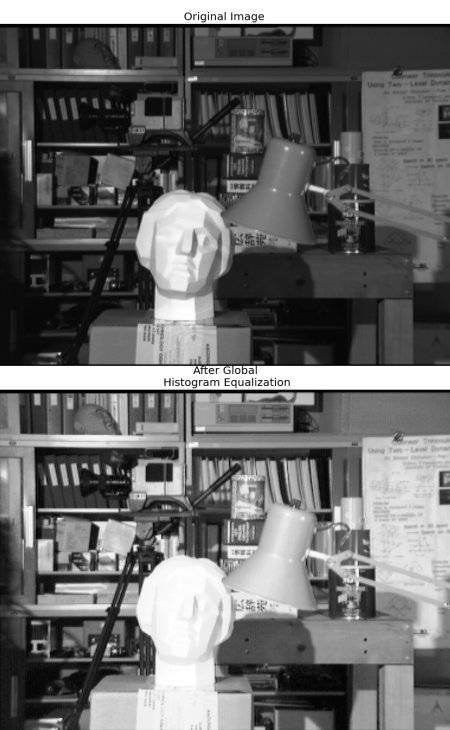
#> input picture clahe_1.jpg, 450 x 730 px
$ python GammaCorrection.py --image clahe_1.jpg
#> lines starting #> are read from the running program, lines starting #| are printed output that depends on the picture
from __future__ import print_function
import numpy as np
import argparse
import cv2
# RunCommandCmd : python GammaCorrection.py --image cup.jpg


def adjust_gamma(image, gamma=1.0):
	# build a lookup table mapping the pixel values [0, 255] to
	# their adjusted gamma values
	invGamma = 1.0 / gamma
	table = np.array([((i / 255.0) ** invGamma) * 255
		for i in np.arange(0, 256)]).astype("uint8")

	# apply gamma correction using the lookup table
	return cv2.LUT(image, table)
    # construct the argument parse and parse the arguments
ap = argparse.ArgumentParser()
ap.add_argument("-i", "--image", required=True,
	help="path to input image")
args = vars(ap.parse_args())

# load the original image
original = cv2.imread(args["image"])
#> original is the input picture: shape (730, 450, 3); min 0, max 255, mean 107.8
# loop over various values of gamma
for gamma in np.arange(0.0, 3.5, 0.5):
	# ignore when gamma is 1 (there will be no change to the image)
	if gamma == 1:
		continue

	# apply gamma correction and show the images
    # Keep on pressing space for various values of Gamma images
	gamma = gamma if gamma > 0 else 0.1
	adjusted = adjust_gamma(original, gamma=gamma)
	cv2.putText(adjusted, "g={}".format(gamma), (10, 30),
		cv2.FONT_HERSHEY_SIMPLEX, 0.8, (0, 0, 255), 3)
	cv2.imshow("Images", np.hstack([original, adjusted]))
	cv2.waitKey(0)
#> this loop made 7 passes
#> pass 1, `adjusted = adjust_gamma(original, gamma=gamma)`:
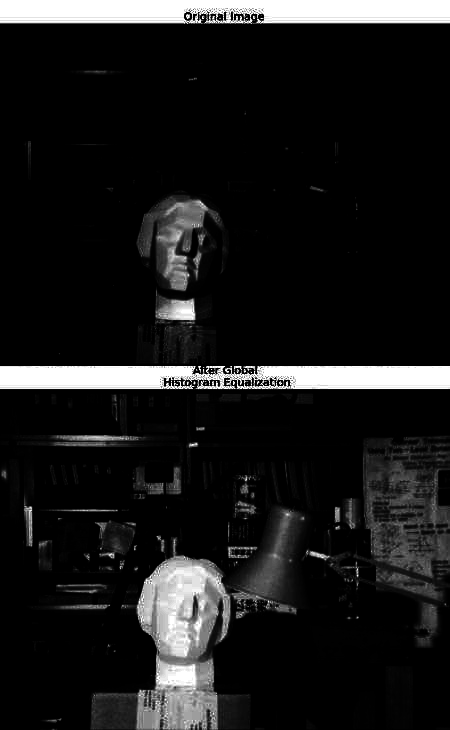
#> adjusted: shape (730, 450, 3); min 0, max 255, mean 26.7
#> pass 1, `cv2.imshow("Images", np.hstack([original, adjusted]))`:
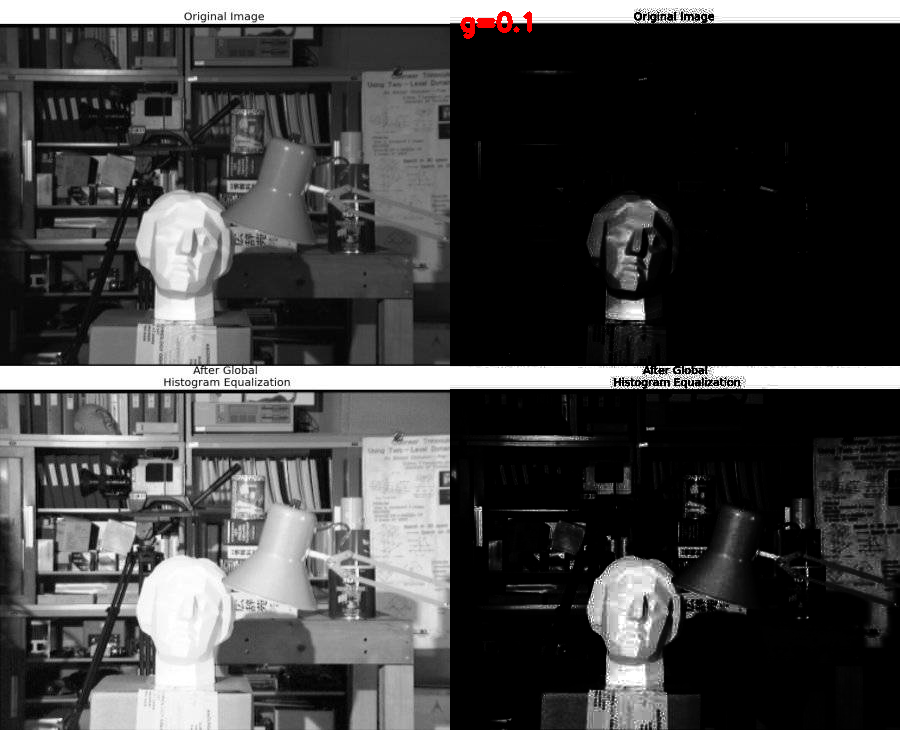
#> window 'Images': shape (730, 900, 3); mean B, G, R 67.1, 67.1, 67.4
#> pass 2, `adjusted = adjust_gamma(original, gamma=gamma)`:
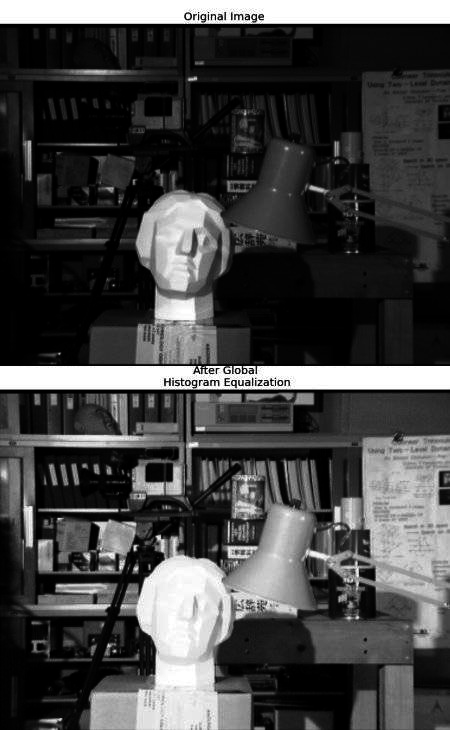
#> adjusted: shape (730, 450, 3); min 0, max 255, mean 68.6
#> pass 2, `cv2.imshow("Images", np.hstack([original, adjusted]))`:
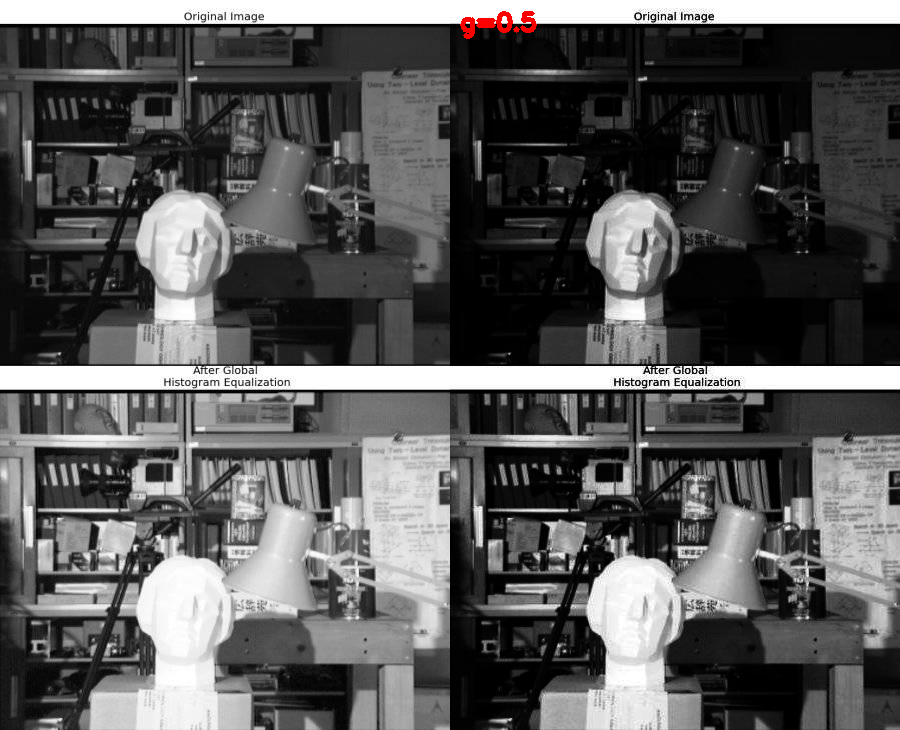
#> window 'Images': shape (730, 900, 3); mean B, G, R 88, 88, 88.4
#> after the loop:
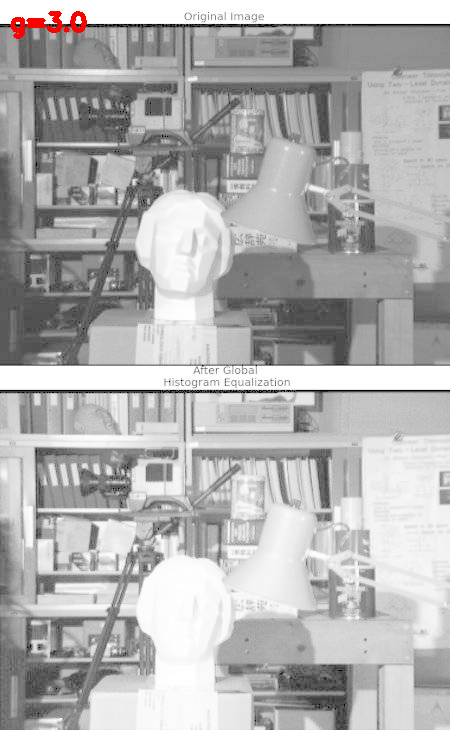
#> adjusted: shape (730, 450, 3); mean B, G, R 176.7, 176.7, 177.4
